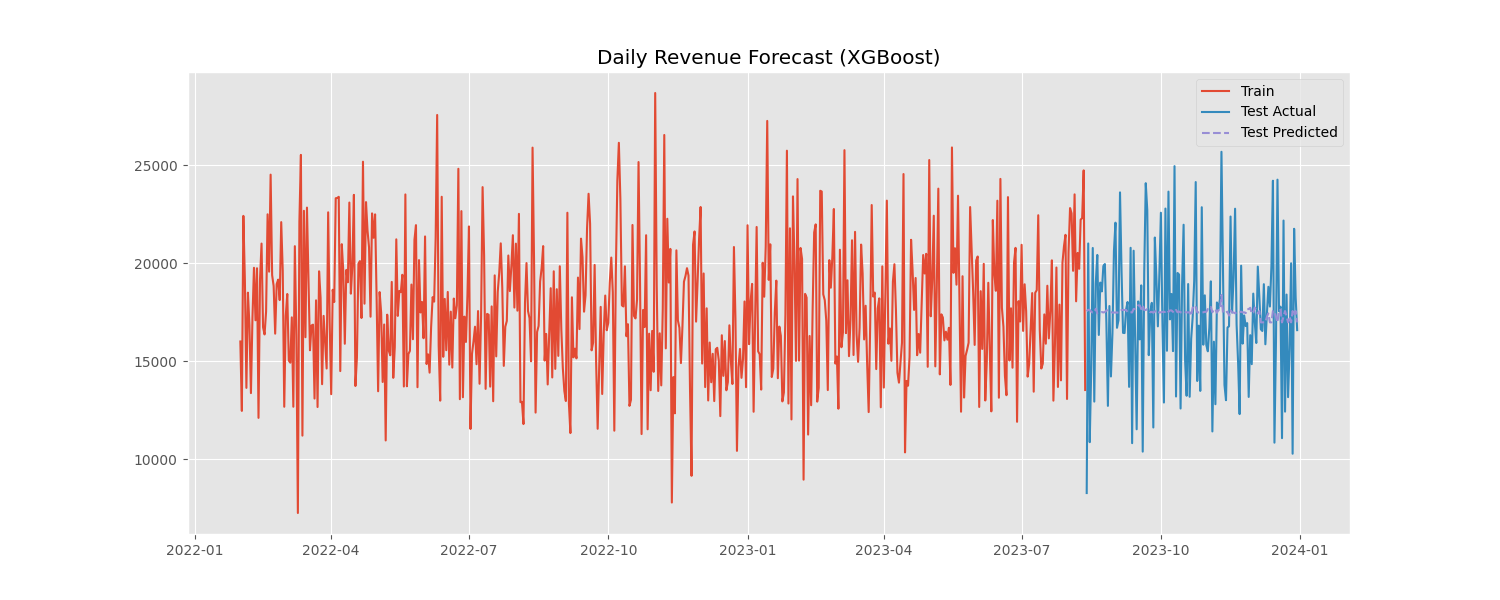

Source code (Python):
import pandas as pd
import numpy as np
import matplotlib.pyplot as plt
import seaborn as sns
from xgboost import XGBRegressor
from sklearn.metrics import mean_absolute_error, mean_squared_error
import os

plt.style.use('ggplot')

def load_data():
    if not os.path.exists("orders.csv") or not os.path.exists("order_items.csv"):
        print("Data not found. Run data_generator.py first.")
        return None
        
    orders = pd.read_csv("orders.csv")
    items = pd.read_csv("order_items.csv")
    
    # Merge
    df = orders.merge(items, on='order_id')
    df['order_purchase_timestamp'] = pd.to_datetime(df['order_purchase_timestamp'])
    
    return df

def feature_engineering(df):
    print("Preparing time series features...")
    
    # Aggregate daily revenue
    daily_revenue = df.groupby(df['order_purchase_timestamp'].dt.date)['price'].sum().reset_index()
    daily_revenue.columns = ['date', 'revenue']
    daily_revenue['date'] = pd.to_datetime(daily_revenue['date'])
    daily_revenue = daily_revenue.sort_values('date')
    
    # Add features
    daily_revenue['day_of_week'] = daily_revenue['date'].dt.dayofweek
    daily_revenue['month'] = daily_revenue['date'].dt.month
    daily_revenue['day_of_year'] = daily_revenue['date'].dt.dayofyear
    
    # Lag features
    for lag in [1, 7, 14, 30]:
        daily_revenue[f'lag_{lag}'] = daily_revenue['revenue'].shift(lag)
        
    # Rolling features
    daily_revenue['rolling_mean_7'] = daily_revenue['revenue'].shift(1).rolling(window=7).mean()
    daily_revenue['rolling_mean_30'] = daily_revenue['revenue'].shift(1).rolling(window=30).mean()
    
    # Drop NaNs created by lags
    daily_revenue = daily_revenue.dropna()
    
    return daily_revenue

def train_forecast_model(data):
    print("Training XGBoost Forecast Model...")
    
    # Split Train/Test (Time-based)
    cutoff = int(len(data) * 0.8)
    train = data.iloc[:cutoff]
    test = data.iloc[cutoff:]
    
    features = ['day_of_week', 'month', 'day_of_year', 'lag_1', 'lag_7', 'lag_14', 'lag_30', 'rolling_mean_7', 'rolling_mean_30']
    target = 'revenue'
    
    X_train, y_train = train[features], train[target]
    X_test, y_test = test[features], test[target]
    
    model = XGBRegressor(n_estimators=1000, learning_rate=0.01, early_stopping_rounds=50)
    model.fit(X_train, y_train, eval_set=[(X_test, y_test)], verbose=False)
    
    # Predict
    test['prediction'] = model.predict(X_test)
    
    # Metrics
    mae = mean_absolute_error(test['revenue'], test['prediction'])
    rmse = np.sqrt(mean_squared_error(test['revenue'], test['prediction']))
    
    print(f"MAE: ${mae:.2f}")
    print(f"RMSE: ${rmse:.2f}")
    
    # Plot
    plt.figure(figsize=(15, 6))
    plt.plot(train['date'], train['revenue'], label='Train')
    plt.plot(test['date'], test['revenue'], label='Test Actual')
    plt.plot(test['date'], test['prediction'], label='Test Predicted', linestyle='--')
    plt.title('Daily Revenue Forecast (XGBoost)')
    plt.legend()
    plt.savefig('revenue_forecast.png')
    plt.close()
    
    # Save Feature Importance
    plt.figure(figsize=(10, 6))
    sorted_idx = model.feature_importances_.argsort()
    plt.barh(np.array(features)[sorted_idx], model.feature_importances_[sorted_idx])
    plt.title("XGBoost Feature Importance")
    plt.savefig('forecast_feature_importance.png')
    plt.close()

if __name__ == "__main__":
    df = load_data()
    if df is not None:
        data = feature_engineering(df)
        train_forecast_model(data)
